Frame 1 (no input): blank canvas, image omitted
Frame 60 (no input): blank canvas, image omitted
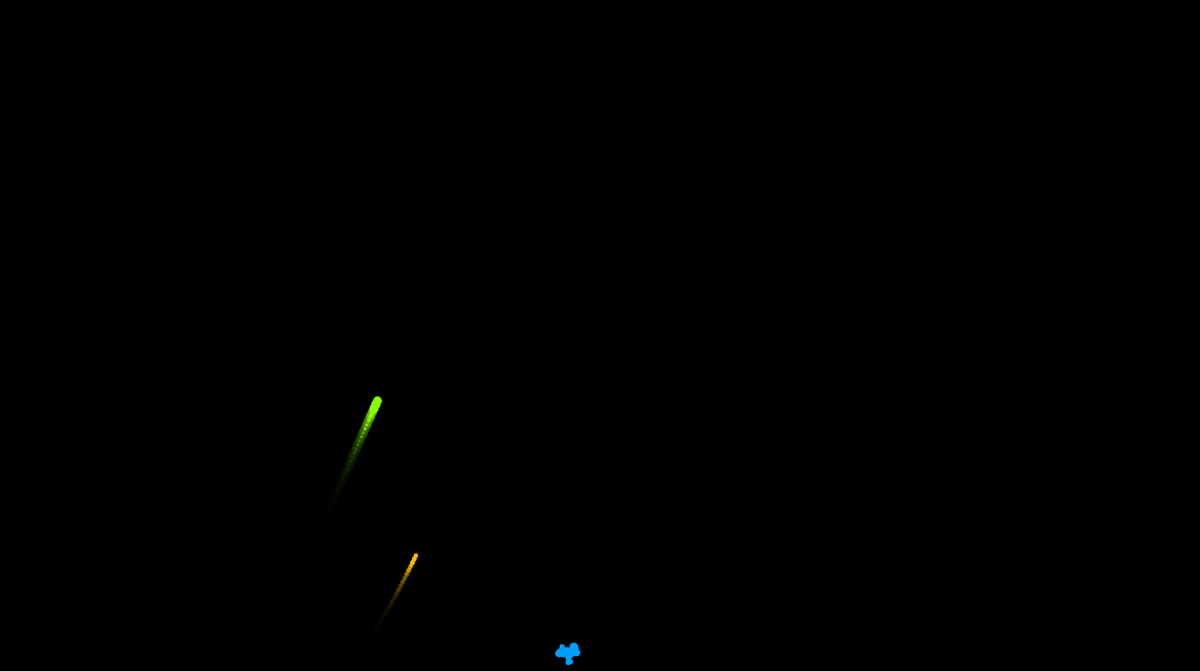
Frame 120 (the mouse pressed at the canvas centre since frame 60)

The p5.js sketch whose frames 1 and 60 were blank and that drew this single picture after the mouse press (run headless with seeded random() and noise() and a simulated clock; from frame 60 on, the mouse is pressed at the canvas centre):

// p5.js sketch
// ── sketch.js
/*
	@name : Firework simulation in p5.js
	@author : Ruahil Mir
	@instagram: ruhailmir
	@twitter: ruhailmir77
*/

let fireworks = [];
// to start the animation on mouse click.
let commence = false;
// const, whether the Particle shoud have trials.
const TRAIL = 1;

// initialize all the vars.
function setup() {
	// for fullscreen
	// fullscreen();
	createCanvas(1366, 764);
	// createCanvas(600, 500);
	// to get nice colors.
	colorMode(HSB);
	// slow down the animation.
	frameRate(46);
}

function mousePressed() {
	// start the animation on mouse click.
	// for both starting and stopping.
	// commence = !commence;
	// for starting only.
	commence = true;
}

function draw() {
	// redraw the canvas every frame.
	// with alpha, to make it appear smoother with trials.
	background(0, 0, 0, .3);

	if ( commence ) {
		if ( frameCount % 20 == 0 ) {
			for ( let i = 0; i < 1; i++ ) {
				let t = createVector(random(width), 100);
				let firework = new Firework( random (width), height - 20, TRAIL, t );
				fireworks.push( firework );
			}
		}

		for ( let i = 0; i < fireworks.length; i++ ) {
			let firework = fireworks[i];
			firework.show();
			firework.trail();
			firework.update();
			firework.tar();
			firework.grav(createVector( 0, 0.007 ));
			firework.boomMe();
		}

		// Free the memory...
		if ( fireworks.length > 10 ) {
			fireworks = fireworks.splice(1, fireworks.length);
		}
	}
}

// ── firework.js

// this class is the collection of Particle objects.
// type : TRAIL or other value than TRAIL.
// Target Vector ( a point ) towards which the Firework accelerates...
// (x, y) is a stating position.

class Firework {
  constructor(x, y, type, target) {
    this.pos = createVector(x, y);
    this.vel = createVector();
    this.tarVel = createVector();
    this.acc = createVector(0, -.3);
    this.trails = [];
    this.burst = [];
    this.target = target;
    this.type = type;
    this.rad = random(3, 13);
    this.radT = this.rad;
    this.c = random(255);

    if ( type == TRAIL ) {
      for ( let i = 0; i < this.rad; i++ ) {
        this.trails.push( new Particle (this.pos.x, this.pos.y, this.radT, this.c ));
        // decrease the radius of subsequent Particles to make them appear line a trail.
        this.radT -= .8;
      }
    }
  }

  boomMe() {
    // when the firework reaches the target and starts to fall background
    // due to gravity its velocity decreases nearly to 0.
    if ( this.vel.mag() <= .1 ) {
      this.trails = [];

      // creting new Particles(no trail), and spread them out.
      for ( let i = 0; i < floor(random(50, 200)); i++ ) {
        // 50% chance that the Particle will get full hue.
        let c = random() <= .5 ? 255 : this.c;
        let p = new Particle(this.pos.x, this.pos.y, random(2, 5), c, this.type);
        this.burst.push( p );
      }
    }
  }

  trail () {
    // make the top Particles follow other Particles.
    // for the trail effect.
    for ( let i = this.trails.length-1; i > 0; i-- ) {
      let top = this.trails[i-1];
      let next = this.trails[i];
      top.show();
      next.show();
      top.update();
      next.update();
      next.follow(top.pos.x, top.pos.y);
      top.follow( this.pos.x, this.pos.y );
    }
  }

  tar() {
    // target function to acceletate the firework towards target point
    // at the top.
    let tar = p5.Vector.sub(this.target, this.pos);
    this.tarVel.add( tar );
  }

  grav(force) {
    // gravity
    this.acc.add(force);
  }

  update() {
    this.vel.add(this.acc);
    this.pos.add(this.vel);
    let d = p5.Vector.dist(this.target, this.pos);
    if ( d >= 5 ) {
      this.tarVel.setMag(5);
    } else {
      this.tarVel.setMag(0);
    }
    this.pos.add( this.tarVel );
  }

  show() {
    // show the Particles / Firework.
    if ( this.type == TRAIL ) {
      this.trail();
    } else {
      noStroke();
      fill(this.c, 255, 255 );
      circle( this.pos.x, this.pos.y, this.rad );
    }

    for ( let i = 0; i < this.burst.length; i++ ) {
      let b = this.burst[i];
      b.show();
      b.applyForce( p5.Vector.random2D ().mult(.2) );
      b.applyForce( createVector (0, 0.1) );
      b.update();
    }

    //
  }
}

// ── particle.js
// The Particle class.
// for creating individual Particles.
// takes (x, y) -> position,
// radius, color and type ( TRAIL or Other arbitraty number );
class Particle {
  constructor(x, y, rad, col, type) {
    this.type = type;
    this.pos = createVector(x, y);
    // give each Particle a random velocity.
    // random2D returns a unit vector
    // so it appear in a perfect circle when the Particles burst at top.
    // multiplying the vector to make then quickly move out from the center.
    this.vel = p5.Vector.random2D().mult(10);
    this.acc = createVector();
    this.rad = rad;
    this.col = col;
    // life is just to make them fade gradually when they move out from the center.
    this.life = 1;
  }

  follow ( x, y ) {
    // make one Particle follow other.
    let tar = createVector(x, y);
    this.vel = p5.Vector.sub( tar, this.pos );
    let d = p5.Vector.dist(tar, this.pos);
    if ( d >= 5 ) {
      this.vel.setMag(5);
    } else {
      this.vel.setMag(0);
    }
  }

  applyForce(force) {
    // apply a force like gravity or acceletation.
    this.acc.add( force );
  }

  update() {
    this.vel.add( this.acc );
    this.pos.add( this.vel );
    if ( this.type == TRAIL ) {
      this.life -= 0.05;
    }
  }

  show() {
    // show the Particle.
    noStroke();
    fill(this.col, 255, 255, this.life );
    circle(this.pos.x, this.pos.y, this.rad);
  }


  // 
}
